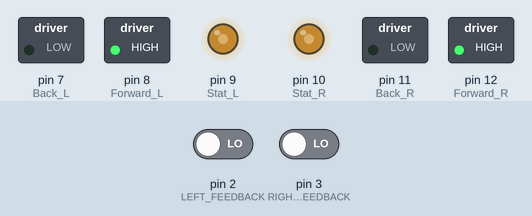
This sketch was run on a simulated Arduino Uno, built with avr-gcc and run on an emulated ATmega328P. Shown: switched loads named in the sketch (green lamp = pin HIGH), output pins drawn as LEDs (lit = HIGH). The inputs (shaded band) are chosen by the test bench; at power-on: pin 2 (LEFT_FEEDBACK) LOW, pin 3 (RIGHT_FEEDBACK) LOW. What the sketch prints to the serial monitor is not drawn.

Above: at 0.1 s.
Timing chart, 0 to 1.6 s (numbered marks = the images above):
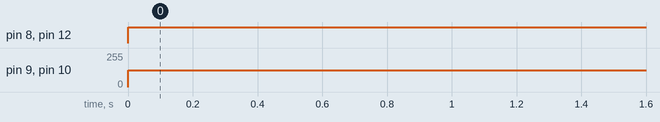

The sketch:

Stright_line_rover.ino
```cpp
int Forward_L = 8;
int Forward_R = 12;
int Stat_L = 9;
int Stat_R = 10;
int Back_L = 7;
int Back_R = 11;

int LEFT_FEEDBACK = 2; // Pin numbers on Rover
int RIGHT_FEEDBACK = 3;

int leftcounter = 0; // initiate counter to zero for start
int rightcounter = 0; // counter could always be reset

int leftspeed = 125;
int rightspeed = 125;
int newSpeed = 125;


void setup() {
  // put your setup code here, to run once:
  pinMode(Forward_L,OUTPUT);
  pinMode(Stat_L,OUTPUT);
  pinMode(Back_L,OUTPUT);
  pinMode(Forward_R,OUTPUT);
  pinMode(Stat_R,OUTPUT);
  pinMode(Back_R,OUTPUT);

  Serial.begin(115200);
  attachInterrupt(digitalPinToInterrupt(LEFT_FEEDBACK),LeftMotorISR,RISING);
  attachInterrupt(digitalPinToInterrupt(RIGHT_FEEDBACK),RightMotorISR,RISING);

}

void loop() {
/*
  put your main code here, to run repeatedly:
  if(leftcounter > rightcounter){
  left motor speed
  leftspeed = newSpeed;
  rightspeed = new right speed;
  */
  forwards();

  if(leftspeed > rightspeed){
    analogWrite(Stat_L, rightspeed);
  }
    else if(rightspeed > leftspeed){
      analogWrite(Stat_R, leftspeed);
    }
    else if(leftspeed = rightspeed){
      analogWrite(Stat_L, leftspeed);
      analogWrite(Stat_R, rightspeed);
  }

      Serial.println(rightcounter);
      Serial.println(leftcounter);
  }


void brake(){

  digitalWrite(Stat_L,LOW); // enable motors off
  digitalWrite(Stat_R,LOW);

  digitalWrite(Forward_L,LOW); // forward motors off
  digitalWrite(Forward_R,LOW);

  digitalWrite(Back_L, LOW);  // reverse motors off
  digitalWrite(Back_R, LOW);
}


void backwards(){
  analogWrite(Stat_L,leftspeed); // enable motors on
  analogWrite(Stat_R,rightspeed);

  digitalWrite(Forward_L,LOW); // forward motors off
  digitalWrite(Forward_R,LOW);

  digitalWrite(Back_L, LOW);  // reverse motors off
  digitalWrite(Back_R, LOW);
}

void forwards(){
  analogWrite(Stat_L,leftspeed); // enable motors on
  analogWrite(Stat_R,rightspeed);

  digitalWrite(Forward_L,HIGH); // forward motors on
  digitalWrite(Forward_R,HIGH);

  digitalWrite(Back_L, LOW);  // reverse motors off
  digitalWrite(Back_R, LOW);
}

void rightturn(){
  digitalWrite(Stat_L,HIGH); // enable motors on
  digitalWrite(Stat_R,HIGH);

  digitalWrite(Forward_L,HIGH); // forward motors on
  digitalWrite(Forward_R,LOW);

  digitalWrite(Back_L, LOW);  // reverse motors off
  digitalWrite(Back_R, HIGH);
}

void LeftMotorISR(){
  // adds one to the counter on each motor revolution
  leftcounter++;
}


void RightMotorISR(){
  // adds one to the counter on each motor revolution
  rightcounter++;
}
```

Measured:
- by itself, pin 8 (Forward_L), pin 12 (Forward_R): LOW → HIGH at 0.00 s
- by itself, pin 9 (Stat_L), pin 10 (Stat_R): 0/255 → 125/255 at 0.00 s
